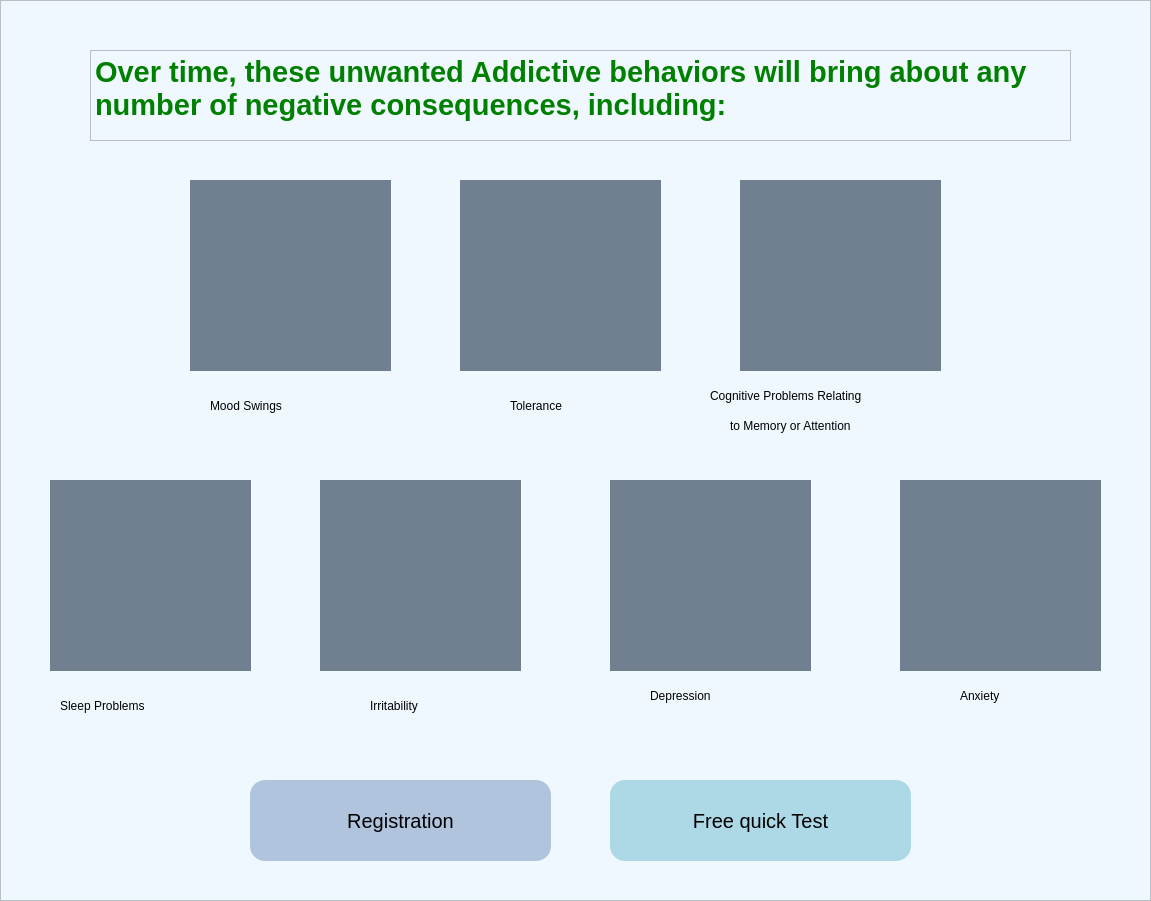
          <widget class="QFrame" name="frame_6">
           <property name="geometry">
            <rect>
             <x>-1</x>
             <y>1540</y>
             <width>1151</width>
             <height>901</height>
            </rect>
           </property>
           <property name="styleSheet">
            <string notr="true">background: 	#F0F8FF</string>
           </property>
           <property name="frameShape">
            <enum>QFrame::StyledPanel</enum>
           </property>
           <property name="frameShadow">
            <enum>QFrame::Raised</enum>
           </property>
           <widget class="QTextBrowser" name="textBrowser_2">
            <property name="geometry">
             <rect>
              <x>90</x>
              <y>50</y>
              <width>981</width>
              <height>91</height>
             </rect>
            </property>
            <property name="styleSheet">
             <string notr="true">color: 	#008000;</string>
            </property>
            <property name="html">
             <string>&lt;!DOCTYPE HTML PUBLIC &quot;-//W3C//DTD HTML 4.0//EN&quot; &quot;http://www.w3.org/TR/REC-html40/strict.dtd&quot;&gt;
&lt;html&gt;&lt;head&gt;&lt;meta name=&quot;qrichtext&quot; content=&quot;1&quot; /&gt;&lt;meta charset=&quot;utf-8&quot; /&gt;&lt;style type=&quot;text/css&quot;&gt;
p, li { white-space: pre-wrap; }
&lt;/style&gt;&lt;/head&gt;&lt;body style=&quot; font-family:'Segoe UI'; font-size:7.2pt; font-weight:400; font-style:normal;&quot;&gt;
&lt;p style=&quot; margin-top:0px; margin-bottom:0px; margin-left:0px; margin-right:0px; -qt-block-indent:0; text-indent:0px;&quot;&gt;&lt;span style=&quot; font-size:22pt; font-weight:700;&quot;&gt;Over time, these unwanted Addictive behaviors will bring about any number of negative consequences, including:&lt;/span&gt;&lt;/p&gt;&lt;/body&gt;&lt;/html&gt;</string>
            </property>
           </widget>
           <widget class="QPushButton" name="pushButton_11">
            <property name="geometry">
             <rect>
              <x>190</x>
              <y>180</y>
              <width>201</width>
              <height>191</height>
             </rect>
            </property>
            <property name="styleSheet">
             <string notr="true">QPushButton
{
background:   		#708090;
border-radius:0px;
}

QPushButton:hover
{

border-radius:0px;
background:   #2E8B57;
}</string>
            </property>
            <property name="text">
             <string/>
            </property>
            <property name="icon">
             <iconset resource="resource.qrc">
              <normaloff>:/img/1629328-200.png</normaloff>:/img/1629328-200.png</iconset>
            </property>
            <property name="iconSize">
             <size>
              <width>130</width>
              <height>130</height>
             </size>
            </property>
           </widget>
           <widget class="QPushButton" name="pushButton_12">
            <property name="geometry">
             <rect>
              <x>460</x>
              <y>180</y>
              <width>201</width>
              <height>191</height>
             </rect>
            </property>
            <property name="styleSheet">
             <string notr="true">QPushButton
{
background:   		#708090;
border-radius:0px;
}

QPushButton:hover
{

border-radius:0px;
background:   #2E8B57;
}</string>
            </property>
            <property name="text">
             <string/>
            </property>
            <property name="icon">
             <iconset resource="resource.qrc">
              <normaloff>:/img/brain-power-3-622469-removebg-preview.png</normaloff>:/img/brain-power-3-622469-removebg-preview.png</iconset>
            </property>
            <property name="iconSize">
             <size>
              <width>130</width>
              <height>130</height>
             </size>
            </property>
           </widget>
           <widget class="QPushButton" name="pushButton_13">
            <property name="geometry">
             <rect>
              <x>740</x>
              <y>180</y>
              <width>201</width>
              <height>191</height>
             </rect>
            </property>
            <property name="styleSheet">
             <string notr="true">QPushButton
{
background:   		#708090;
border-radius:0px;
}

QPushButton:hover
{

border-radius:0px;
background:   #2E8B57;
}</string>
            </property>
            <property name="text">
             <string/>
            </property>
            <property name="icon">
             <iconset resource="resource.qrc">
              <normaloff>:/img/101-1010284_mild-cognitive-impairment-cognition-cognitive-disorder-memory-clipart-removebg-preview.png</normaloff>:/img/101-1010284_mild-cognitive-impairment-cognition-cognitive-disorder-memory-clipart-removebg-preview.png</iconset>
            </property>
            <property name="iconSize">
             <size>
              <width>130</width>
              <height>130</height>
             </size>
            </property>
           </widget>
           <widget class="QPushButton" name="pushButton_14">
            <property name="geometry">
             <rect>
              <x>50</x>
              <y>480</y>
              <width>201</width>
              <height>191</height>
             </rect>
            </property>
            <property name="styleSheet">
             <string notr="true">QPushButton
{
background:   		#708090;
border-radius:0px;
}

QPushButton:hover
{

border-radius:0px;
background:   #2E8B57;
}</string>
            </property>
            <property name="text">
             <string/>
            </property>
            <property name="icon">
             <iconset resource="resource.qrc">
              <normaloff>:/img/968720-200.png</normaloff>:/img/968720-200.png</iconset>
            </property>
            <property name="iconSize">
             <size>
              <width>130</width>
              <height>130</height>
             </size>
            </property>
           </widget>
           <widget class="QPushButton" name="pushButton_15">
            <property name="geometry">
             <rect>
              <x>320</x>
              <y>480</y>
              <width>201</width>
              <height>191</height>
             </rect>
            </property>
            <property name="styleSheet">
             <string notr="true">QPushButton
{
background:   		#708090;
border-radius:0px;
}

QPushButton:hover
{

border-radius:0px;
background:   #2E8B57;
}</string>
            </property>
            <property name="text">
             <string/>
            </property>
            <property name="icon">
             <iconset resource="resource.qrc">
              <normaloff>:/img/6688600_preview.png</normaloff>:/img/6688600_preview.png</iconset>
            </property>
            <property name="iconSize">
             <size>
              <width>130</width>
              <height>130</height>
             </size>
            </property>
           </widget>
           <widget class="QPushButton" name="pushButton_16">
            <property name="geometry">
             <rect>
              <x>610</x>
              <y>480</y>
              <width>201</width>
              <height>191</height>
             </rect>
            </property>
            <property name="styleSheet">
             <string notr="true">QPushButton
{
background:   		#708090;
border-radius:0px;
}

QPushButton:hover
{

border-radius:0px;
background:   #2E8B57;
}</string>
            </property>
            <property name="text">
             <string/>
            </property>
            <property name="icon">
             <iconset resource="resource.qrc">
              <normaloff>:/img/png-clipart-depression-computer-icons-major-depressive-disorder-sadness-sad-angle-text-removebg-preview.png</normaloff>:/img/png-clipart-depression-computer-icons-major-depressive-disorder-sadness-sad-angle-text-removebg-preview.png</iconset>
            </property>
            <property name="iconSize">
             <size>
              <width>130</width>
              <height>130</height>
             </size>
            </property>
           </widget>
           <widget class="QPushButton" name="pushButton_17">
            <property name="geometry">
             <rect>
              <x>900</x>
              <y>480</y>
              <width>201</width>
              <height>191</height>
             </rect>
            </property>
            <property name="styleSheet">
             <string notr="true">QPushButton
{
background:   		#708090;
border-radius:0px;
}

QPushButton:hover
{

border-radius:0px;
background:   #2E8B57;
}</string>
            </property>
            <property name="text">
             <string/>
            </property>
            <property name="icon">
             <iconset resource="resource.qrc">
              <normaloff>:/img/6691494_preview.png</normaloff>:/img/6691494_preview.png</iconset>
            </property>
            <property name="iconSize">
             <size>
              <width>130</width>
              <height>130</height>
             </size>
            </property>
           </widget>
           <widget class="QLabel" name="label_6">
            <property name="geometry">
             <rect>
              <x>210</x>
              <y>390</y>
              <width>151</width>
              <height>31</height>
             </rect>
            </property>
            <property name="styleSheet">
             <string notr="true">
font: 18pt &quot;Arial&quot;;</string>
            </property>
            <property name="text">
             <string>Mood Swings</string>
            </property>
           </widget>
           <widget class="QLabel" name="label_7">
            <property name="geometry">
             <rect>
              <x>510</x>
              <y>390</y>
              <width>151</width>
              <height>31</height>
             </rect>
            </property>
            <property name="styleSheet">
             <string notr="true">
font: 18pt &quot;Arial&quot;;</string>
            </property>
            <property name="text">
             <string>Tolerance</string>
            </property>
           </widget>
           <widget class="QLabel" name="label_8">
            <property name="geometry">
             <rect>
              <x>710</x>
              <y>380</y>
              <width>291</width>
              <height>31</height>
             </rect>
            </property>
            <property name="styleSheet">
             <string notr="true">
font: 18pt &quot;Arial&quot;;</string>
            </property>
            <property name="text">
             <string>Cognitive Problems Relating</string>
            </property>
           </widget>
           <widget class="QLabel" name="label_9">
            <property name="geometry">
             <rect>
              <x>730</x>
              <y>410</y>
              <width>241</width>
              <height>31</height>
             </rect>
            </property>
            <property name="styleSheet">
             <string notr="true">
font: 18pt &quot;Arial&quot;;</string>
            </property>
            <property name="text">
             <string>to Memory or Attention</string>
            </property>
           </widget>
           <widget class="QLabel" name="label_10">
            <property name="geometry">
             <rect>
              <x>60</x>
              <y>690</y>
              <width>171</width>
              <height>31</height>
             </rect>
            </property>
            <property name="styleSheet">
             <string notr="true">
font: 18pt &quot;Arial&quot;;</string>
            </property>
            <property name="text">
             <string>Sleep Problems</string>
            </property>
           </widget>
           <widget class="QLabel" name="label_11">
            <property name="geometry">
             <rect>
              <x>370</x>
              <y>690</y>
              <width>111</width>
              <height>31</height>
             </rect>
            </property>
            <property name="styleSheet">
             <string notr="true">
font: 18pt &quot;Arial&quot;;</string>
            </property>
            <property name="text">
             <string>Irritability</string>
            </property>
           </widget>
           <widget class="QLabel" name="label_12">
            <property name="geometry">
             <rect>
              <x>650</x>
              <y>680</y>
              <width>131</width>
              <height>31</height>
             </rect>
            </property>
            <property name="styleSheet">
             <string notr="true">
font: 18pt &quot;Arial&quot;;</string>
            </property>
            <property name="text">
             <string>Depression</string>
            </property>
           </widget>
           <widget class="QLabel" name="label_13">
            <property name="geometry">
             <rect>
              <x>960</x>
              <y>680</y>
              <width>81</width>
              <height>31</height>
             </rect>
            </property>
            <property name="styleSheet">
             <string notr="true">
font: 18pt &quot;Arial&quot;;</string>
            </property>
            <property name="text">
             <string>Anxiety</string>
            </property>
           </widget>
           <widget class="QPushButton" name="coppy_Button_Quick_Test2">
            <property name="geometry">
             <rect>
              <x>610</x>
              <y>780</y>
              <width>301</width>
              <height>81</height>
             </rect>
            </property>
            <property name="styleSheet">
             <string notr="true">QPushButton
{
font-size:20px;
background:	#ADD8E6;
border-radius:15px;
}

QPushButton:hover
{
color:white;
border-radius:20px;
background:rgb(85, 170, 255);
}</string>
            </property>
            <property name="text">
             <string>Free quick Test</string>
            </property>
           </widget>
           <widget class="QPushButton" name="registration_copy_button4">
            <property name="geometry">
             <rect>
              <x>250</x>
              <y>780</y>
              <width>301</width>
              <height>81</height>
             </rect>
            </property>
            <property name="styleSheet">
             <string notr="true">QPushButton
{
font-size:20px;
background:#B0C4DE;
border-radius:15px;
}

QPushButton:hover
{
color:white;
border-radius:20px;
background:rgb(85, 170, 255);
}</string>
            </property>
            <property name="text">
             <string>Registration</string>
            </property>
           </widget>
          </widget>
